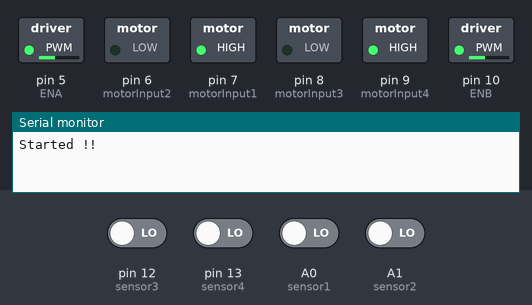
This sketch was run on a simulated Arduino Uno, built with avr-gcc and run on an emulated ATmega328P. Parts: switched loads named in the sketch (green lamp = pin HIGH), the last lines printed to the serial monitor. The test bench sets the inputs (shaded band); at power-on: A0 (sensor1), A1 (sensor2), pin 12 (sensor3), pin 13 (sensor4) LOW.

Above: at 2.7 s.
2.8 s: pin 12 (sensor3) driven HIGH
4.7 s: A1 (sensor2) driven HIGH
At 5.4 s:
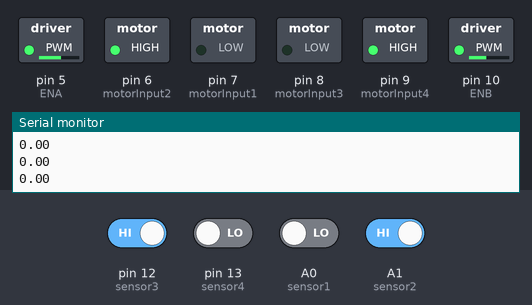
6.3 s: pin 12 (sensor3) driven LOW
At 6.8 s:
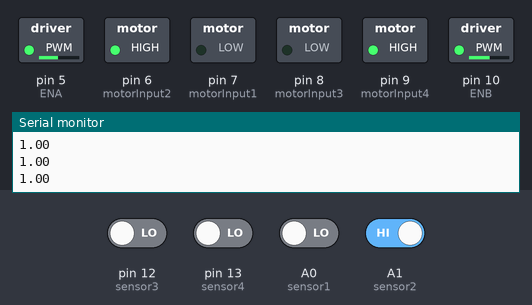
7.8 s: A0 (sensor1) driven HIGH
At 9.0 s:
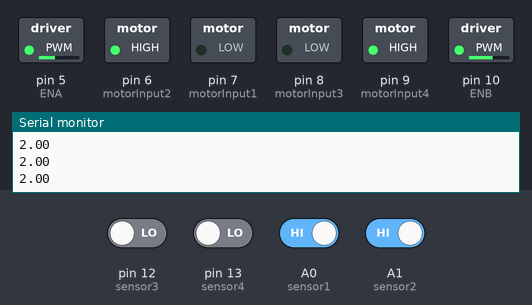
9.3 s: pin 12 (sensor3) driven HIGH and pin 13 (sensor4) driven HIGH and A0 (sensor1) driven LOW and A1 (sensor2) driven LOW
At 10.4 s:
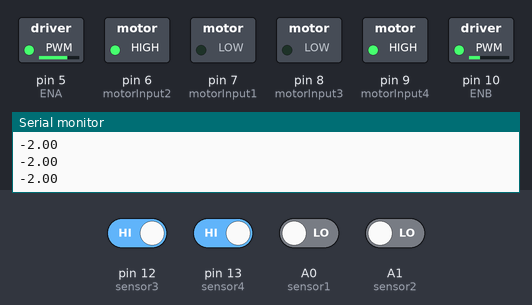
10.8 s: pin 13 (sensor4) driven LOW
At 11.5 s:
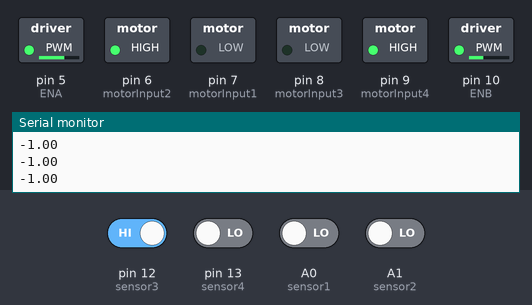
Timing chart, 0 to 13.3 s (numbered marks = the images above; inputs shaded):
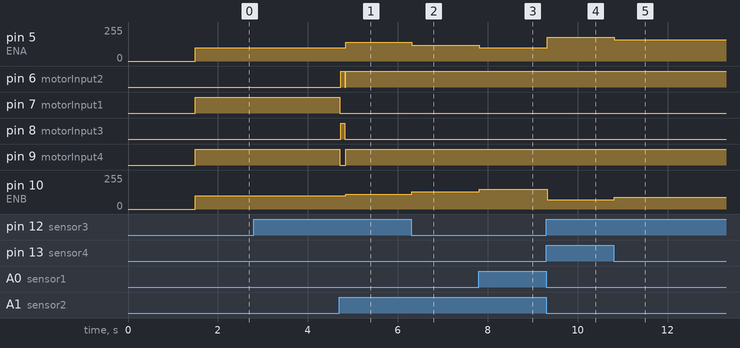

Measured:
- after the input at 4.7 s, pin 5 (ENA): 100/255 → 140/255 after 0.14 s; pin 6 (motorInput2): LOW → HIGH at once, → LOW 0.09 s later, → HIGH 0.02 s later; pin 7 (motorInput1): HIGH → LOW at once; pin 8 (motorInput3): LOW → HIGH at once, → LOW 0.09 s later; pin 9 (motorInput4): HIGH → LOW at once, → HIGH 0.13 s later
- after the input at 6.3 s, pin 5 (ENA): 140/255 → 120/255 at once; pin 10 (ENB): 110/255 → 130/255 at once
- after the input at 7.8 s, pin 5 (ENA): 120/255 → 100/255 at once; pin 10 (ENB): 130/255 → 150/255 at once
- after the input at 9.3 s, pin 5 (ENA): 100/255 → 180/255 at once; pin 10 (ENB): 150/255 → 70/255 at once
- after the input at 10.8 s, pin 5 (ENA): 180/255 → 160/255 at once; pin 10 (ENB): 70/255 → 90/255 at once

The sketch:

Line_follower_bot.ino
```cpp
// IR Sensors

int sensor1 = A0;      // Left most sensor
int sensor2 = A1;
int sensor3 = 12;
int sensor4 =13;      // Right most sensor

// Initial Values of Sensors
bool sensor[4] = {0, 0, 0, 0};

// Motor Variables
int ENA = 5;
int motorInput1 = 7;
int motorInput2 = 6;
int motorInput3 = 8;
int motorInput4 = 9;
int ENB = 10;

//Initial Speed of Motor
int initial_motor_speed = 140;
int motorA_speed=100;
int motorB_speed=100;
// Output Pins for Led
int ledPin1 = 17;
int ledPin2 = 18;

// PID Constants
float Kp = 20;
float Ki = 0;
float Kd = 15;

float error = 0, P = 0, I = 0, D = 0, PID_value = 0;
float previous_error = 0, previous_I = 0;

float error_plot=0;
int flag = 0;

void setup()
{
  pinMode(sensor1, INPUT);
  pinMode(sensor2, INPUT);
  pinMode(sensor4, INPUT);
  pinMode(sensor3, INPUT);


  pinMode(motorInput1, OUTPUT);
  pinMode(motorInput2, OUTPUT);
  pinMode(motorInput3, OUTPUT);
  pinMode(motorInput4, OUTPUT);
  pinMode(ENA, OUTPUT);
  pinMode(ENB, OUTPUT);

 // pinMode(ledPin1, OUTPUT);
 // pinMode(ledPin2, OUTPUT);

  //digitalWrite(ledPin1, LOW);
  //digitalWrite(ledPin2, LOW);

  Serial.begin(9600);                     //setting serial monitor at a default baund rate of 9600
  delay(500);
  Serial.println("Started !!");
  delay(1000);


}
void loop()
{
  /*
   //test robot motion
   analogWrite(ENA, motorA_speed);
  analogWrite(ENB, motorB_speed);

  forward();
  delay(1000);
  stop_bot();
  delay(500);
  reverse();
  delay(1000);
  stop_bot();
  delay(500);
  right();
  delay(1000);
  stop_bot();
  delay(500);
  left();
  delay(1000);
  stop_bot();
  delay(500);
  sharpRightTurn();
  delay(1000);
  stop_bot();
  delay(500);
  sharpLeftTurn();
  delay(1000);
  stop_bot();
  delay(500);
  //end test robot motion
  */

  /*
   //test sensors

   sensor[0]=digitalRead(sensor1);
   sensor[1]=digitalRead(sensor2);
   sensor[2]=digitalRead(sensor3);
   sensor[3]=digitalRead(sensor4);
   Serial.print(sensor[0]);
    Serial.print("\t");
    Serial.print(sensor[1]);
    Serial.print("\t");
    Serial.print(sensor[2]);
    Serial.print("\t");
    Serial.println(sensor[3]);

    delay(50);
   */

  read_sensor_values();
 // Serial.print(error);
  if (error == 100) {               // Make left turn untill it detects straight path
    //Serial.print("\t");
    //Serial.println("Left");
    do {
      stop_bot();////
      delay(5);
      read_sensor_values();
      analogWrite(ENA, motorA_speed); //Left Motor Speed
      analogWrite(ENB, motorB_speed); //Right Motor Speed
      sharpLeftTurn();
      delay(10);
    } while (error != 0);

  } else if (error == 101) {          // Make right turn in case of it detects only right path (it will go into forward direction in case of staright and right "|--")
                                      // untill it detects straight path.
    //Serial.print("\t");
    //Serial.println("Right");
    analogWrite(ENA, motorA_speed); //Left Motor Speed
    analogWrite(ENB, motorB_speed); //Right Motor Speed
    forward();
    //delay(20);/////////////////
    stop_bot();
    read_sensor_values();
    if (error == 102) {
      do {
        analogWrite(ENA, motorA_speed); //Left Motor Speed
        analogWrite(ENB, motorB_speed); //Right Motor Speed
        sharpRightTurn();//////////////////////////////////////////////////////////////////////
        read_sensor_values();
      } while (error != 0);
    }
  } else if (error == 102) {        // Make left turn untill it detects straight path
    //Serial.print("\t");
    //Serial.println("Sharp Left Turn");
    do {
      analogWrite(ENA, motorA_speed); //Left Motor Speed
      analogWrite(ENB, motorB_speed); //Right Motor Speed
      sharpLeftTurn();////////////////////////////////////////////////////////////////
      read_sensor_values();
      if (error == 0) {
        stop_bot();
        delay(20);////////////////////
        do{
        read_sensor_values();
        sharpRightTurn();
        delay(90);
        }while(error != 0);

        stop_bot();
        delay(20);
        error = 0;//to breake loop
      }
    } while (error != 0);
  } else if (error == 103) {        // Make left turn untill it detects straight path or stop if dead end reached.
    if (flag == 0) {
      analogWrite(ENA, motorA_speed); //Left Motor Speed
      analogWrite(ENB, motorB_speed); //Right Motor Speed
      forward();
      delay(20);////////////////
      stop_bot();
      read_sensor_values();
      if (error == 103) {     // Dead End Reached, Stop!
        stop_bot();
        digitalWrite(ledPin1, HIGH);
        digitalWrite(ledPin2, HIGH);
        flag = 1;
      } else {        // Move Left
        analogWrite(ENA, motorA_speed); //Left Motor Speed
        analogWrite(ENB, motorB_speed); //Right Motor Speed
        sharpLeftTurn();///////////////////////////////////////////
        delay(20);//////////////
        do {

          //Serial.print("\t");
          //Serial.println("Left Here");
          read_sensor_values();
          analogWrite(ENA, motorA_speed); //Left Motor Speed
          analogWrite(ENB, motorB_speed); //Right Motor Speed
          sharpLeftTurn();////////////////////////////////////////
        } while (error != 0);
      }
    }
  } else {
    calculate_pid();
    motor_control();
  }

}

void read_sensor_values()
{
  sensor[0] = digitalRead(sensor1);
  sensor[1] = digitalRead(sensor2);
  sensor[2] = digitalRead(sensor3);
  sensor[3] = digitalRead(sensor4);


   /* Serial.print(sensor[0]);
    Serial.print("\t");
    Serial.print(sensor[1]);
    Serial.print("\t");
    Serial.print(sensor[2]);
    Serial.print("\t");
    Serial.println(sensor[3]);
delay(20);*/
  if ((sensor[0] == 1) && (sensor[1] == 0) && (sensor[2] == 0) && (sensor[3] == 0)){
   error_plot=3;
  Serial.println(error_plot);
    error = 3;}
  else if ((sensor[0] == 1) && (sensor[1] == 1) && (sensor[2] == 0) && (sensor[3] == 0)){
  error_plot=2;
  Serial.println(error_plot);
    error = 2;}
  else if ((sensor[0] == 0) && (sensor[1] == 1) && (sensor[2] == 0) && (sensor[3] == 0)){
  error_plot=1;
  Serial.println(error_plot);
    error = 1;}
  else if ((sensor[0] == 0) && (sensor[1] == 1) && (sensor[2] == 1) && (sensor[3] == 0)){
  error_plot=0;
  Serial.println(error_plot);
    error = 0;}
  else if ((sensor[0] == 0) && (sensor[1] == 0) && (sensor[2] == 1) && (sensor[3] == 0)){
  error_plot=-1;
  Serial.println(error_plot);
    error = -1;}
  else if ((sensor[0] == 0) && (sensor[1] == 0) && (sensor[2] == 1) && (sensor[3] == 1)){
  error_plot=-2;
  Serial.println(error_plot);
    error = -2;}
  else if ((sensor[0] == 0) && (sensor[1] == 0) && (sensor[2] == 0) && (sensor[3] == 1)){
    error_plot=-3;
  Serial.println(error_plot);
    error = -3;}

  else if ((sensor[0] == 0) && (sensor[1] == 0) && (sensor[2] == 0) && (sensor[3] == 0)) // Make U turn
    error = 102;
  else if ((sensor[0] == 1) && (sensor[1] == 1) && (sensor[2] == 1) && (sensor[3] == 1)) // Turn left side or stop
    error = 103;
}

void calculate_pid()
{
  P = error;
  I = I + previous_I;
  D = error - previous_error;

  PID_value = (Kp * P) + (Ki * I) + (Kd * D);

  previous_I = I;
  previous_error = error;
}

void motor_control()
{
  // Calculating the effective motor speed:
  int left_motor_speed = initial_motor_speed - PID_value;
  int right_motor_speed = initial_motor_speed + PID_value;

  // The motor speed should not exceed the max PWM value
  left_motor_speed = constrain(left_motor_speed, 0, 255);
  right_motor_speed = constrain(right_motor_speed, 0, 255);

  /*Serial.print(PID_value);
    Serial.print("\t");
    Serial.print(left_motor_speed);
    Serial.print("\t");
    Serial.println(right_motor_speed);*/

  analogWrite(ENA, left_motor_speed); //Left Motor Speed
  analogWrite(ENB, right_motor_speed - 30); //Right Motor Speed

  //following lines of code are to make the bot move forward
  forward();
}

void forward()
{
  /*The pin numbers and high, low values might be different depending on your connections */

  digitalWrite(motorInput1, LOW);
  digitalWrite(motorInput2, HIGH);
  digitalWrite(motorInput3, LOW);
  digitalWrite(motorInput4, HIGH);
}
void reverse()
{
  /*The pin numbers and high, low values might be different depending on your connections */
  digitalWrite(motorInput1, HIGH);
  digitalWrite(motorInput2, LOW);
  digitalWrite(motorInput3, HIGH);
  digitalWrite(motorInput4, LOW);
}

void right()
{
  /*The pin numbers and high, low values might be different depending on your connections */
  digitalWrite(motorInput1, LOW);
  digitalWrite(motorInput2, HIGH);
  digitalWrite(motorInput3, LOW);
  digitalWrite(motorInput4, LOW);
}
void left()
{
  /*The pin numbers and high, low values might be different depending on your connections */
  digitalWrite(motorInput1, LOW);
  digitalWrite(motorInput2, LOW);
  digitalWrite(motorInput3, LOW);
  digitalWrite(motorInput4, HIGH);
}
void sharpRightTurn() {
  /*The pin numbers and high, low values might be different depending on your connections */
  digitalWrite(motorInput1, LOW);
  digitalWrite(motorInput2, HIGH);
  digitalWrite(motorInput3, HIGH);
  digitalWrite(motorInput4, LOW);
}
void sharpLeftTurn() {
  /*The pin numbers and high, low values might be different depending on your connections */
  digitalWrite(motorInput1, HIGH);
  digitalWrite(motorInput2, LOW);
  digitalWrite(motorInput3, LOW);
  digitalWrite(motorInput4, HIGH);
}
void stop_bot()
{
  /*The pin numbers and high, low values might be different depending on your connections */
  digitalWrite(motorInput1, LOW);
  digitalWrite(motorInput2, LOW);
  digitalWrite(motorInput3, LOW);
  digitalWrite(motorInput4, LOW);
}
```
